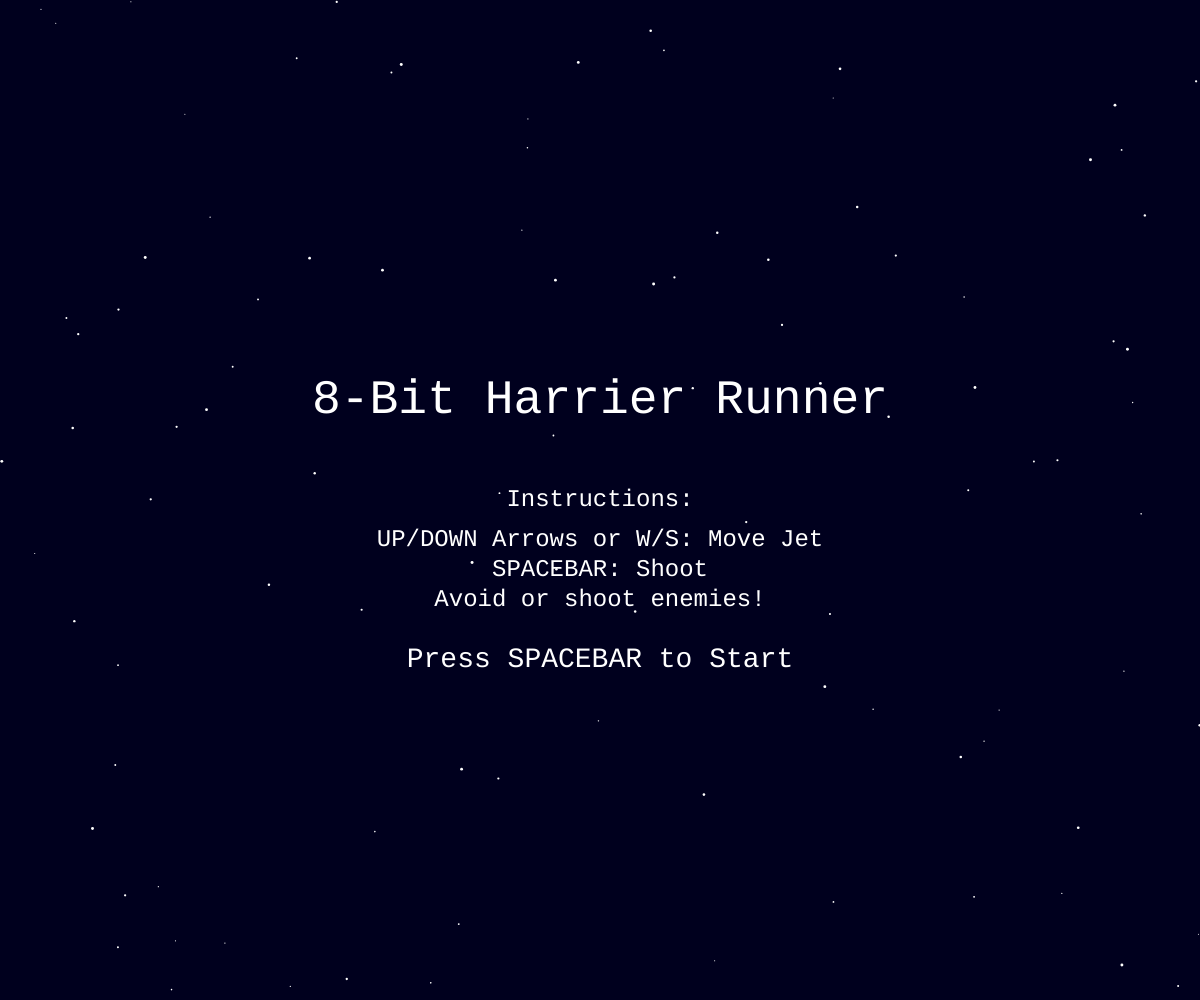
Frame 1 (no input)
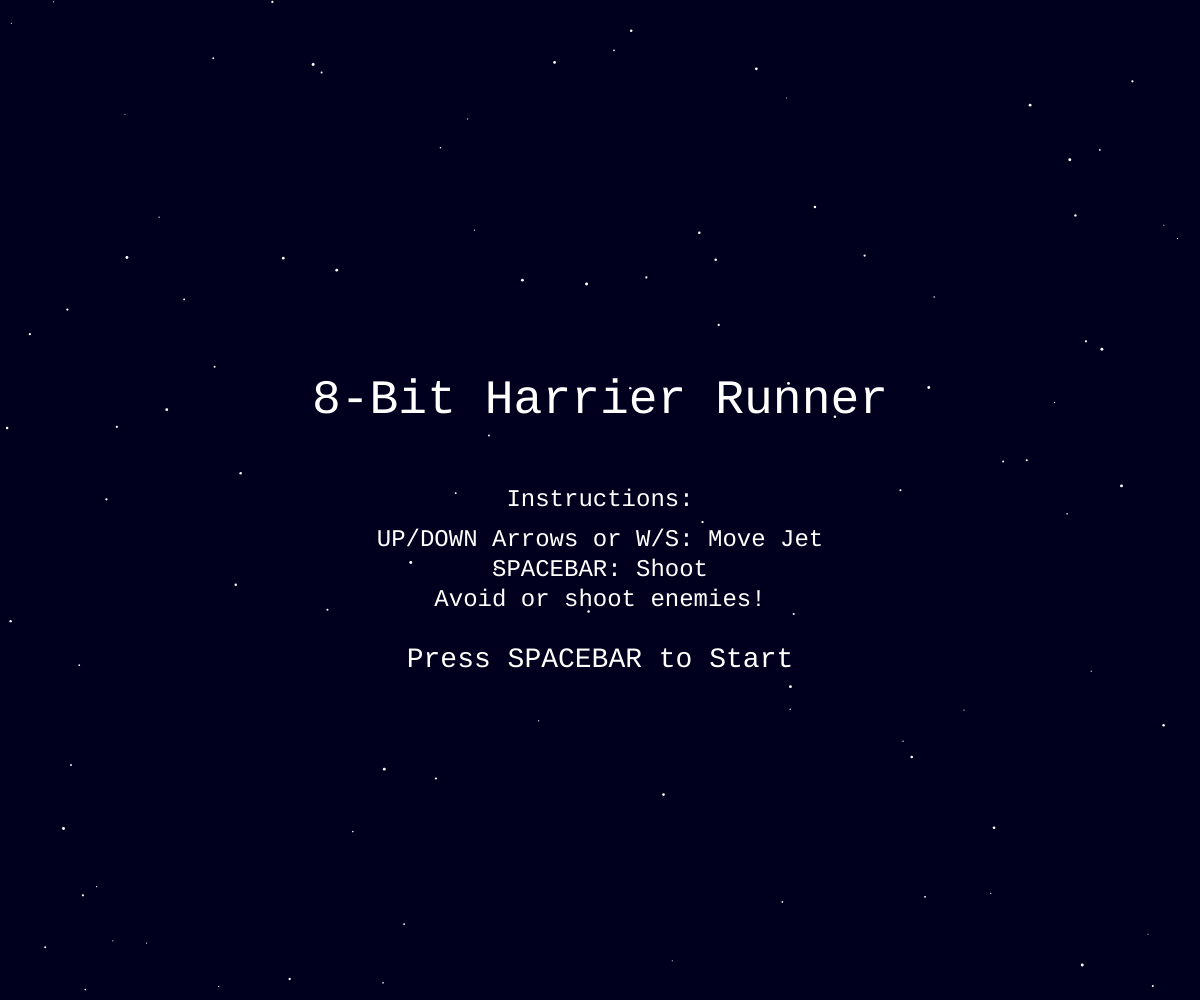
Frame 60 (no input)
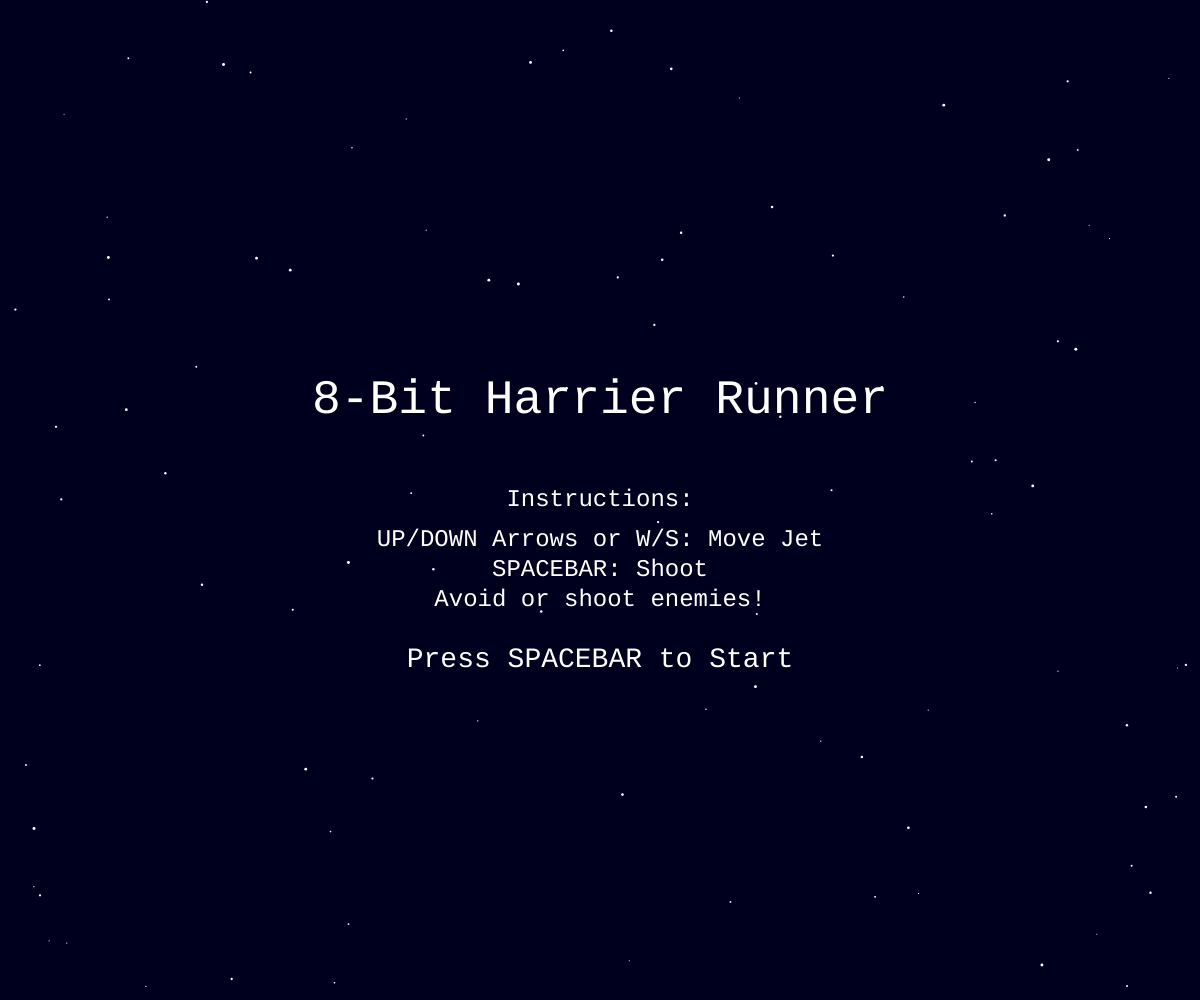
Frame 120 (the mouse pressed at the canvas centre since frame 60)

The p5.js sketch that drew these frames (run headless with seeded random() and noise() and a simulated clock; from frame 60 on, the mouse is pressed at the canvas centre):

// p5.js sketch
// ── sketch.js
// --- Global Variables ---
let player;
let bullets = [];
let obstacles = [];
let stars = []; // For parallax background effect
let score = 0;
let gameState = 'START'; // START, PLAYING, GAME_OVER
let scrollSpeed = 3;
let baseScrollSpeed = 3;
let lastObstacleFrame = 0;
let obstacleSpawnInterval = 90; // Frames between potential spawns
let lastShotFrame = 0;
let fireRate = 15; // Minimum frames between shots

// --- Player Object ---
function createPlayer() {
  return {
    x: 100,
    y: windowHeight / 2,
    w: 40, // Width
    h: 20, // Height
    speed: 5,
    draw: function() {
      fill(200, 200, 220); // Light grey for Harrier body
      noStroke();
      // Body
      rect(this.x - this.w / 2, this.y - this.h / 2, this.w, this.h);
      // Cockpit
      fill(50, 50, 100); // Dark blue
      rect(this.x + this.w / 4, this.y - this.h / 4, this.w / 4, this.h / 2);
      // Tail fin
      fill(200, 200, 220);
      triangle(
        this.x - this.w / 2, this.y - this.h / 2,
        this.x - this.w / 2, this.y,
        this.x - this.w / 2 - 10, this.y - this.h / 2
      );
       // Wing (simple representation)
       rect(this.x - this.w/3, this.y - this.h/2 - 5, this.w/2, 5);
       rect(this.x - this.w/3, this.y + this.h/2, this.w/2, 5);
    },
    move: function() {
      if ((keyIsDown(UP_ARROW) || keyIsDown(87)) && this.y > this.h / 2 + 10) { // W key
        this.y -= this.speed;
      }
      if ((keyIsDown(DOWN_ARROW) || keyIsDown(83)) && this.y < windowHeight - this.h / 2 - 10) { // S key
        this.y += this.speed;
      }
    },
    shoot: function() {
        // Check fire rate limit
        if (frameCount - lastShotFrame < fireRate) {
            return;
        }
        lastShotFrame = frameCount;

        bullets.push({
            x: this.x + this.w / 2,
            y: this.y,
            size: 8,
            speed: 10,
            draw: function() {
                fill(255, 100, 0); // Orange bullet
                noStroke();
                ellipse(this.x, this.y, this.size, this.size / 1.5);
            },
            update: function() {
                this.x += this.speed;
            }
        });
    }
  };
}

// --- Obstacle Object ---
function createObstacle() {
    const type = random(['ENEMY_JET', 'MISSILE']);
    const obsY = random(50, windowHeight - 50);
    const obsSpeed = scrollSpeed * random(0.8, 1.5); // Vary speeds a bit

    if (type === 'ENEMY_JET') {
        return {
            x: windowWidth + 50,
            y: obsY,
            w: 35,
            h: 15,
            speed: obsSpeed,
            type: type,
            points: 50, // Score for destroying
            draw: function() {
                fill(180, 0, 0); // Red enemy
                noStroke();
                 // Body
                rect(this.x - this.w / 2, this.y - this.h / 2, this.w, this.h);
                // Tail fin (opposite direction)
                triangle(
                    this.x + this.w / 2, this.y - this.h / 2,
                    this.x + this.w / 2, this.y,
                    this.x + this.w / 2 + 10, this.y - this.h / 2
                );
            },
            update: function() {
                this.x -= this.speed;
            }
        };
    } else { // MISSILE type
         return {
            x: windowWidth + 30,
            y: obsY,
            w: 25,
            h: 8,
            speed: obsSpeed * 1.2, // Missiles are faster
            type: type,
            points: 20, // Score for destroying
            draw: function() {
                fill(50, 50, 50); // Dark grey missile
                noStroke();
                // Body
                rect(this.x - this.w / 2, this.y - this.h / 2, this.w, this.h);
                // Nose cone
                fill(255, 0, 0); // Red tip
                 triangle(
                    this.x + this.w / 2, this.y - this.h / 2,
                    this.x + this.w / 2, this.y + this.h / 2,
                    this.x + this.w / 2 + 10, this.y
                );
                // Tiny flame trail
                fill(255, 165, 0); // Orange
                ellipse(this.x - this.w / 2 - 5, this.y, 8, 6);
            },
            update: function() {
                this.x -= this.speed;
            }
        };
    }
}

// --- Star Object for Background ---
function createStar() {
    return {
        x: random(windowWidth),
        y: random(windowHeight),
        size: random(1, 3),
        speed: random(0.1, 0.5) * scrollSpeed // Slower speed for parallax
    };
}


// --- p5.js Setup Function ---
function setup() {
  createCanvas(windowWidth, windowHeight);
  player = createPlayer();
  textAlign(CENTER, CENTER);
  textSize(20);
  textFont('monospace'); // Retro feel

  // Initialize stars
  for (let i = 0; i < 100; i++) {
    stars.push(createStar());
  }
  noStroke(); // Default no outlines
}

// --- p5.js Draw Function (Game Loop) ---
function draw() {
  // Background color (dark blue night sky)
  background(0, 0, 30);

  // Draw stars (parallax effect)
  drawStars();

  if (gameState === 'START') {
    displayStartScreen();
  } else if (gameState === 'PLAYING') {
    runGame();
  } else if (gameState === 'GAME_OVER') {
    displayGameOverScreen();
  }
}

// --- Game State Functions ---

function runGame() {
  // --- Update ---
  player.move();
  updateObstacles();
  updateBullets();
  spawnObstacles();
  checkCollisions();

  // Increase difficulty over time
  scrollSpeed = baseScrollSpeed + score / 2000; // Gradually increase speed
  obstacleSpawnInterval = max(30, 90 - score / 500); // Spawn faster over time


  // --- Draw ---
  player.draw();
  drawObstacles();
  drawBullets();
  displayScore();
  displayHUDInstructions(); // Show controls during gameplay
}

function displayStartScreen() {
  fill(255);
  textSize(48);
  text("8-Bit Harrier Runner", windowWidth / 2, windowHeight / 2 - 100);

  textSize(24);
  text("Instructions:", windowWidth / 2, windowHeight / 2);
  text("UP/DOWN Arrows or W/S: Move Jet", windowWidth / 2, windowHeight / 2 + 40);
  text("SPACEBAR: Shoot", windowWidth / 2, windowHeight / 2 + 70);
  text("Avoid or shoot enemies!", windowWidth / 2, windowHeight / 2 + 100);

  textSize(28);
  text("Press SPACEBAR to Start", windowWidth / 2, windowHeight / 2 + 160);
}

function displayGameOverScreen() {
  fill(255, 0, 0); // Red text
  textSize(60);
  text("GAME OVER", windowWidth / 2, windowHeight / 2 - 50);

  fill(255); // White text
  textSize(32);
  text(`Final Score: ${score}`, windowWidth / 2, windowHeight / 2 + 20);

  textSize(24);
  text("Press SPACEBAR to Restart", windowWidth / 2, windowHeight / 2 + 80);

  // Draw obstacles and player one last time (frozen)
  player.draw();
  drawObstacles();
  drawBullets();
  drawStars(false); // Draw stars without updating
}

function displayScore() {
  fill(255);
  textSize(24);
  textAlign(LEFT, TOP);
  text(`Score: ${score}`, 20, 20);
  textAlign(CENTER, CENTER); // Reset alignment
}

function displayHUDInstructions() {
    fill(200, 200, 200, 150); // Semi-transparent white
    textSize(16);
    textAlign(RIGHT, TOP);
    text("Move: W/S or ↑/↓", windowWidth - 20, 20);
    text("Shoot: SPACE", windowWidth - 20, 45);
    textAlign(CENTER, CENTER); // Reset alignment
}

// --- Update and Draw Helpers ---

function drawStars(update = true) {
  fill(255); // White stars
  for (let i = stars.length - 1; i >= 0; i--) {
    let star = stars[i];
    ellipse(star.x, star.y, star.size, star.size);
    if (update) {
        star.x -= star.speed;
        if (star.x < -star.size) {
            // Reset star position when it goes off-screen
            star.x = windowWidth + star.size;
            star.y = random(windowHeight);
        }
    }
  }
}


function updateObstacles() {
  for (let i = obstacles.length - 1; i >= 0; i--) {
    obstacles[i].update();
    // Remove obstacles that go off-screen left
    if (obstacles[i].x < -obstacles[i].w) {
      obstacles.splice(i, 1);
      // Small score bonus for surviving past an obstacle
      if (gameState === 'PLAYING') {
          score += 5;
      }
    }
  }
}

function drawObstacles() {
  for (let obs of obstacles) {
    obs.draw();
  }
}

function updateBullets() {
  for (let i = bullets.length - 1; i >= 0; i--) {
    bullets[i].update();
    // Remove bullets that go off-screen right
    if (bullets[i].x > windowWidth + bullets[i].size) {
      bullets.splice(i, 1);
    }
  }
}

function drawBullets() {
  for (let bullet of bullets) {
    bullet.draw();
  }
}

function spawnObstacles() {
  // Check if enough time has passed since the last spawn attempt
  if (frameCount - lastObstacleFrame > obstacleSpawnInterval) {
    // Add a random chance to spawn, not guaranteed every interval
    if (random(1) < 0.6) { // 60% chance to spawn an obstacle
       obstacles.push(createObstacle());
    }
    lastObstacleFrame = frameCount; // Reset the timer regardless of spawn success
  }
}

// --- Collision Detection ---
function checkCollisions() {
  // 1. Player vs Obstacles
  for (let i = obstacles.length - 1; i >= 0; i--) {
    let obs = obstacles[i];
    // Simple rectangle overlap check
    if (
      player.x + player.w / 2 > obs.x - obs.w / 2 &&
      player.x - player.w / 2 < obs.x + obs.w / 2 &&
      player.y + player.h / 2 > obs.y - obs.h / 2 &&
      player.y - player.h / 2 < obs.y + obs.h / 2
    ) {
      gameOver();
      return; // Stop checking collisions if game over
    }
  }

  // 2. Bullets vs Obstacles
  for (let i = bullets.length - 1; i >= 0; i--) {
    let bullet = bullets[i];
    for (let j = obstacles.length - 1; j >= 0; j--) {
      let obs = obstacles[j];
      // Simple distance check (treat bullet as point, obstacle has hitbox)
      if (dist(bullet.x, bullet.y, obs.x, obs.y) < max(obs.w / 2, obs.h/2) + bullet.size / 2) {
          score += obs.points; // Add score for hitting
          obstacles.splice(j, 1); // Remove hit obstacle
          bullets.splice(i, 1);   // Remove the bullet
          break; // Stop checking this bullet against other obstacles
      }
    }
  }
}

// --- Game State Management ---

function gameOver() {
  gameState = 'GAME_OVER';
  // You could add explosion effects here
}

function resetGame() {
  player = createPlayer();
  bullets = [];
  obstacles = [];
  score = 0;
  scrollSpeed = baseScrollSpeed;
  lastObstacleFrame = frameCount; // Reset spawn timer relative to current frame
  gameState = 'PLAYING';
}

// --- Input Handling ---
function keyPressed() {
  if (keyCode === 32) { // Spacebar
    if (gameState === 'PLAYING') {
      player.shoot();
    } else if (gameState === 'START' || gameState === 'GAME_OVER') {
      resetGame();
    }
  }
}

// --- Handle Window Resizing ---
function windowResized() {
  resizeCanvas(windowWidth, windowHeight);
  // Adjust player starting position if needed, or maybe reset?
  // For simplicity, we might just let it be, or reset the game on resize.
  // Resetting might be easiest:
   if (gameState === 'PLAYING') {
       gameOver(); // End current game if resized during play
       // Optional: You could try to reposition player: player.y = constrain(player.y, player.h / 2 + 10, windowHeight - player.h / 2 - 10);
   } else if(gameState === 'START') {
       // No action needed, start screen will recenter
   } else if (gameState === 'GAME_OVER') {
        // No action needed, game over screen will recenter
   }

   // Reset star positions for new size
   stars = [];
   for (let i = 0; i < 100; i++) {
        stars.push(createStar());
   }
}
